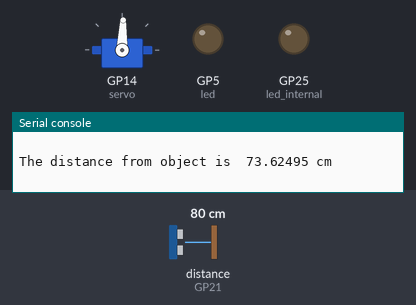
This program was run on a simulated Raspberry Pi Pico running MicroPython. Parts: servo, output pins drawn as LEDs (lit = HIGH), the last lines printed to the serial console. The test bench sets the inputs (shaded band); at power-on: distance to the obstacle (sensor on GP21) 80 cm. The echo pulse lasts 58.3 µs per cm; servo angles are drawn from the pulse width (0.5 ms = 0°, 2.5 ms = 180°); pins used as bus, display or sensor lines are not drawn.

Above: at 1.2 s.
1.3 s: distance to the obstacle (sensor on GP21) set to 18 cm
4.3 s: distance to the obstacle (sensor on GP21) set to 120 cm
At 5.7 s:
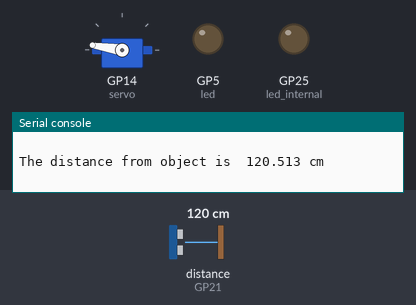
6.0 s: distance to the obstacle (sensor on GP21) set to 2 cm
At 6.6 s:
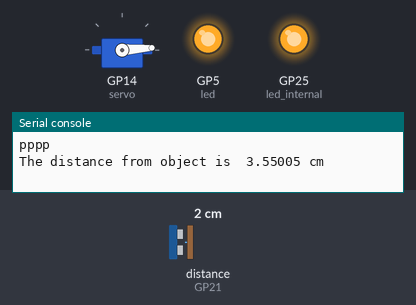
7.5 s: distance to the obstacle (sensor on GP21) set to 11 cm
9.0 s: distance to the obstacle (sensor on GP21) set to 16 cm
At 9.8 s:
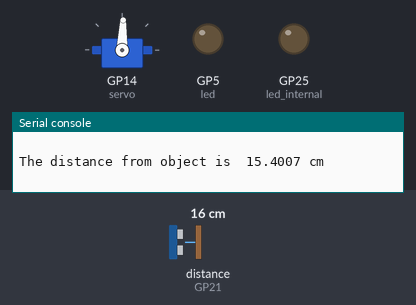
Timing chart, 0 to 13.0 s (numbered marks = the images above; inputs shaded):
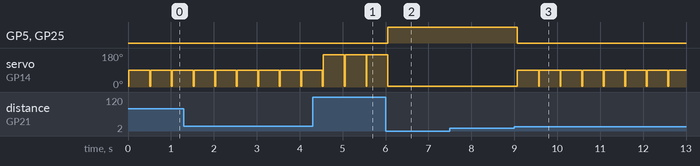

The program:

latihan_ultra_srvo.py
```python
from servo import Servo
from time import sleep

from picozero import pico_temp_sensor

from machine import Pin
import utime

servo=Servo(pin=14)

try:
    led = Pin(5, Pin.OUT)
    led_internal = Pin("LED", Pin.OUT)

    trigger = Pin(20, Pin.OUT)
    echo = Pin(21, Pin.IN)

    def ultra():
        trigger.low()
        utime.sleep_us(2)
        trigger.high()
        utime.sleep_us(5)
        trigger.low()

        while echo.value() == 0:
            signaloff = utime.ticks_us()
            print("pppp")

        while echo.value() == 1:
            signalon = utime.ticks_us()

            timepassed = signalon - signaloff
            distance = (timepassed * 0.0343) / 2
            print("The distance from object is ", distance, "cm")
            print()

            if(distance <= 10):
                led.on()
                led_internal.on()
                servo.move(0)
            elif(distance < 100 and distance > 10):
                led.off()
                led_internal.off()
                servo.move(90)
            else:
                led.off()
                led_internal.off()
                servo.move(180)
    while True:
        ultra()
        utime.sleep(0.5)

except KeyboardInterrupt:
    print("Keyboard interrupt")
    # Turn off PWM
    servo.stop()

# Create a Servo object on pin 0


#     while True:
#         #Servo at 0 degrees
#         servo.move(0)
#         sleep(2)
#         #Servo at 90 degrees
#         servo.move(90)
#         sleep(2)
#         #Servo at 180 degrees
#         servo.move(180)
#         sleep(2)
```

servo.py
```python
# Rui Santos & Sara Santos - Random Nerd Tutorials
# Complete project details at https://RandomNerdTutorials.com/raspberry-pi-pico-servo-motor-micropython/

from machine import Pin, PWM

class Servo:
    __servo_pwm_freq = 50
    __min_u16_duty = 1802
    __max_u16_duty = 7864
    min_angle = 0
    max_angle = 180
    current_angle = 0.001


    def __init__(self, pin):
        self.__initialise(pin)


    def update_settings(self, servo_pwm_freq, min_u16_duty, max_u16_duty, min_angle, max_angle, pin):
        self.__servo_pwm_freq = servo_pwm_freq
        self.__min_u16_duty = min_u16_duty
        self.__max_u16_duty = max_u16_duty
        self.min_angle = min_angle
        self.max_angle = max_angle
        self.__initialise(pin)


    def move(self, angle):
        # round to 2 decimal places, so we have a chance of reducing unwanted servo adjustments
        angle = round(angle, 2)
        # do we need to move?
        if angle == self.current_angle:
            return
        self.current_angle = angle
        # calculate the new duty cycle and move the motor
        duty_u16 = self.__angle_to_u16_duty(angle)
        self.__motor.duty_u16(duty_u16)

    def stop(self):
        self.__motor.deinit()

    def get_current_angle(self):
        return self.current_angle

    def __angle_to_u16_duty(self, angle):
        return int((angle - self.min_angle) * self.__angle_conversion_factor) + self.__min_u16_duty


    def __initialise(self, pin):
        self.current_angle = -0.001
        self.__angle_conversion_factor = (self.__max_u16_duty - self.__min_u16_duty) / (self.max_angle - self.min_angle)
        self.__motor = PWM(Pin(pin))
        self.__motor.freq(self.__servo_pwm_freq)
```

Measured:
- the behaviour switches between 13 and 14 cm on distance to the obstacle (sensor on GP21) (found by bisection; images 2 and 3)
- after the input at 6.0 s, GP5 (led), GP25 (led_internal): LOW → HIGH after 0.06 s; servo on GP14 (servo): goes on until 6.1 s, then stays 4°
- after the input at 9.0 s, GP5 (led), GP25 (led_internal): HIGH → LOW after 0.06 s; servo on GP14 (servo): alternates 88° for 0.48 s and 4° for 0.02 s, starting after 0.06 s
- by itself, servo on GP14 (servo): alternates 88° for 0.48 s and 4° for 0.02 s
